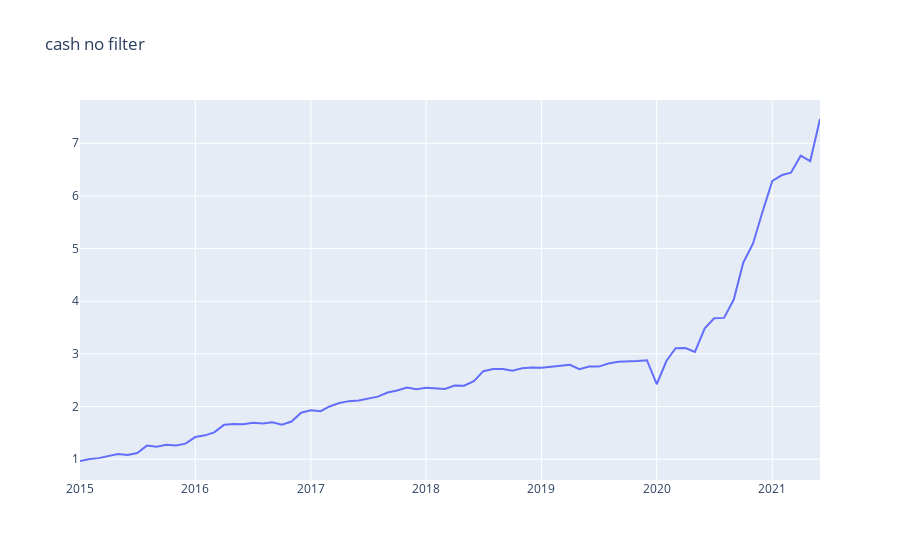

Notebook source saved alongside this figure:
### Code cell
a = fwd_test(strategy_name= 'cash', start_date= '2015-01-01', end_date='2021-08-23', pct_stock= 0.1, lag=4, universe= hose_stocks,chart=True, growth_filter=False)
#b = fwd_test(strategy_name= 'net increase in cash and cash equivalents', start_date= '2015-01-01', end_date='2021-08-05', pct_stock= 0.05, lag=4, universe= hose_stocks,chart=True, growth_filter=False)
